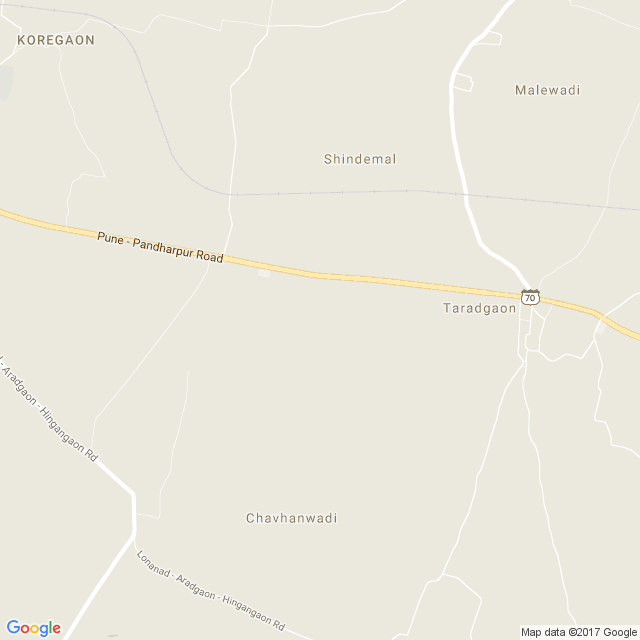
#> input picture vijay/DBSCAN/map_png/t/test.png, 640 x 640 px
$ python test.py
#> lines starting #> are read from the running program, lines starting #| are printed output that depends on the picture
import matplotlib.pyplot as plt
im = plt.imread('test.png')
#> im is the input picture: shape (640, 640, 4) float32; mean R, G, B, A 0.916, 0.906, 0.871, 1
implot = plt.imshow(im)
plt.plot([100,200,300],[200,150,200],'o')
plt.show()
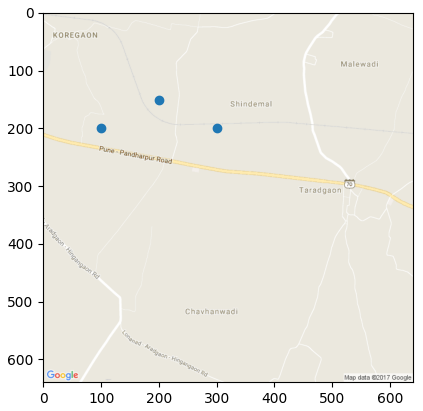
#> figure drawn by matplotlib, 1 panel
